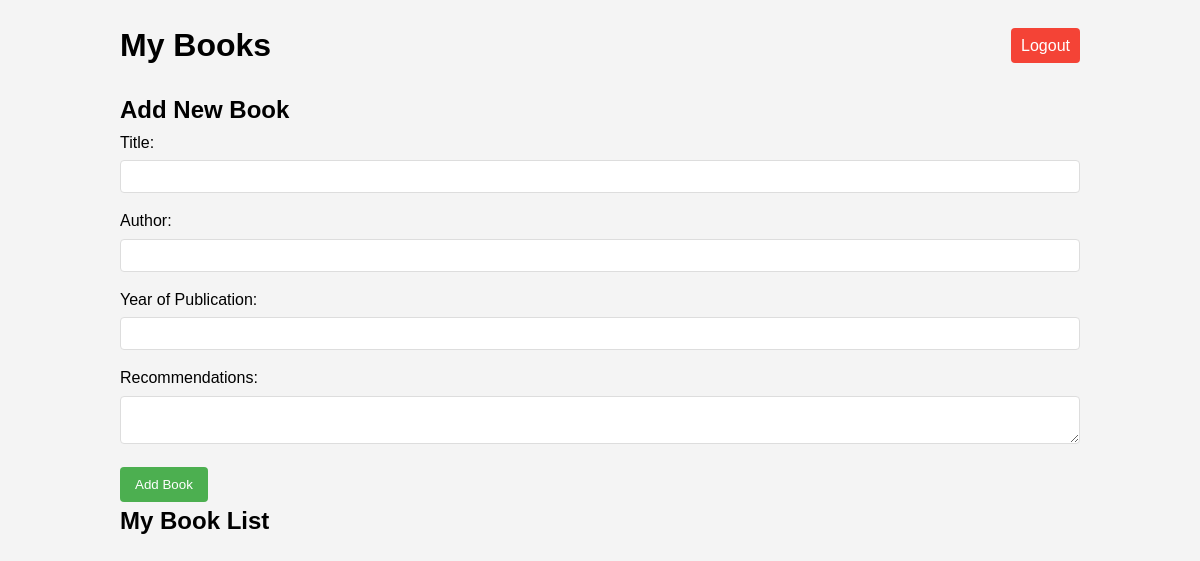
The page /dashboard.php (signed in) on the database as committed earlier.
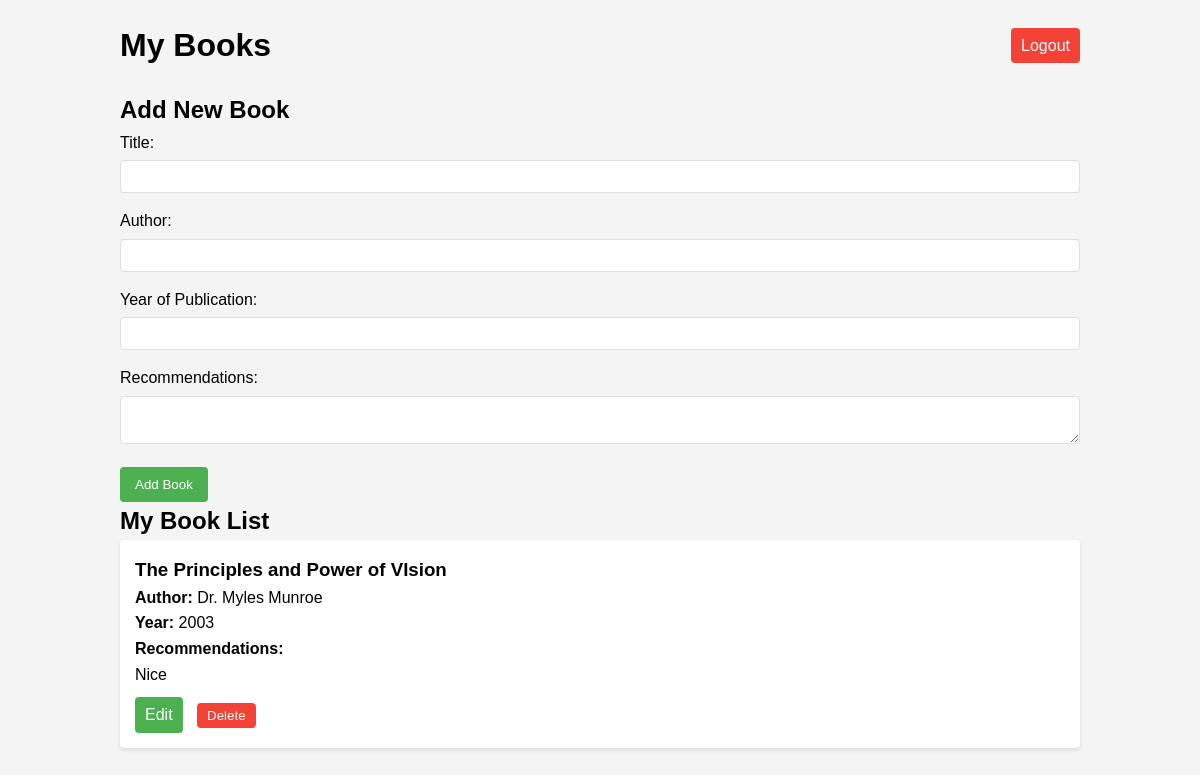
The same page on the database as committed later.
### tables this page shows
CREATE TABLE books (
        id INTEGER PRIMARY KEY AUTOINCREMENT,
        user_id INTEGER NOT NULL,
        title TEXT NOT NULL,
        author TEXT NOT NULL,
        year_of_publish INTEGER NOT NULL,
        recommendations TEXT,
        created_at DATETIME DEFAULT CURRENT_TIMESTAMP,
        FOREIGN KEY (user_id) REFERENCES users(id)
    );

### public/dashboard.php (the view, shortened to what this page needs)
<?php
$pdo = getDbConnection();
$stmt = $pdo->prepare("SELECT * FROM books WHERE user_id = ? ORDER BY created_at DESC");
$stmt->execute([$_SESSION['user_id']]);
$books = $stmt->fetchAll();
?>
<!DOCTYPE html>
<html>
<head>
    <link rel="stylesheet" href="css/style.css">
</head>
<body>
    <div class="container">
        <div class="header">
            <h1>My Books</h1>
            <a href="logout.php" class="logout-btn">Logout</a>
        </div>
        <div class="add-book">
            <h2>Add New Book</h2>
            <form action="add_book.php" method="POST">
                <div class="form-group">
                    <label>Title:</label>
                    <input type="text" name="title" required>
                </div>
                <div class="form-group">
                    <label>Author:</label>
                    <input type="text" name="author" required>
                </div>
                <div class="form-group">
                    <label>Year of Publication:</label>
                    <input type="number" name="year_of_publish" required>
                </div>
                <div class="form-group">
                    <label>Recommendations:</label>
                    <textarea name="recommendations"></textarea>
                </div>
                <button type="submit">Add Book</button>
            </form>
        </div>
        <div class="book-list">
            <h2>My Book List</h2>
            <?php foreach ($books as $book): ?>
                <div class="book-item">
                    <h3><?php echo htmlspecialchars($book['title']); ?></h3>
                    <p><strong>Author:</strong> <?php echo htmlspecialchars($book['author']); ?></p>
                    <p><strong>Year:</strong> <?php echo htmlspecialchars($book['year_of_publish']); ?></p>
                    <p><strong>Recommendations:</strong></p>
                    <p><?php echo nl2br(htmlspecialchars($book['recommendations'])); ?></p>
                    <div class="book-actions">
                        <a href="edit_book.php?id=<?php echo $book['id']; ?>" class="btn">Edit</a>
                        <form action="delete_book.php" method="POST" style="display: inline;">
                            <button type="submit" class="btn delete" onclick="return confirm('Are you sure?')">Delete</button>
                        </form>
                    </div>
                </div>
            <?php endforeach; ?>
        </div>
    </div>
</body>
</html>

### public/css/style.css (style rules this page uses)
* { box-sizing: border-box; margin: 0; padding: 0; }
body { font-family: Arial, sans-serif; line-height: 1.6; background-color: #f4f4f4; }
.container { max-width: 1000px; margin: 0 auto; padding: 20px; }
.header { display: flex; justify-content: space-between; align-items: center; margin-bottom: 20px; }
.form-group { margin-bottom: 15px; }
.form-group label { display: block; margin-bottom: 5px; }
input[type="text"], input[type="password"], input[type="number"], textarea { width: 100%; padding: 8px; border: 1px solid #ddd; border-radius: 4px; }
button { background-color: #4CAF50; color: white; padding: 10px 15px; border: none; border-radius: 4px; cursor: pointer; }
.book-item { background: white; padding: 15px; margin-bottom: 15px; border-radius: 4px; box-shadow: 0 2px 4px rgba(0,0,0,0.1); }
.book-actions { margin-top: 10px; }
.btn { display: inline-block; padding: 5px 10px; text-decoration: none; color: white; background-color: #4CAF50; border-radius: 4px; margin-right: 10px; }
.btn.delete { background-color: #f44336; }
.logout-btn { color: white; background-color: #f44336; text-decoration: none; padding: 5px 10px; border-radius: 4px; }

Rows that differ between the two databases and show on the page:
added books: title "The Principles and Power of VIsion", author "Dr. Myles Munroe", year_of_publish "2003", recommendations "Nice"
